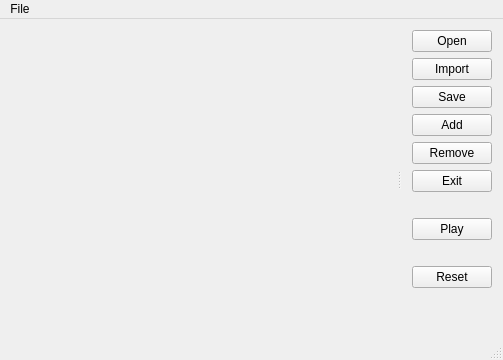
<?xml version="1.0" encoding="UTF-8"?>
<ui version="4.0">
 <class>MainWindow</class>
 <widget class="QMainWindow" name="MainWindow">
  <property name="geometry">
   <rect>
    <x>0</x>
    <y>0</y>
    <width>503</width>
    <height>360</height>
   </rect>
  </property>
  <property name="windowTitle">
   <string>QVtdEditor</string>
  </property>
  <property name="dockNestingEnabled">
   <bool>true</bool>
  </property>
  <widget class="QWidget" name="centralWidget">
   <layout class="QVBoxLayout" name="verticalLayout_2">
    <property name="margin">
     <number>0</number>
    </property>
    <item>
     <layout class="QGridLayout" name="gridLayout">
      <property name="spacing">
       <number>0</number>
      </property>
      <item row="0" column="1">
       <widget class="QSplitter" name="splitter">
        <property name="sizePolicy">
         <sizepolicy hsizetype="Expanding" vsizetype="Preferred">
          <horstretch>0</horstretch>
          <verstretch>0</verstretch>
         </sizepolicy>
        </property>
        <property name="lineWidth">
         <number>0</number>
        </property>
        <property name="orientation">
         <enum>Qt::Horizontal</enum>
        </property>
        <widget class="QScrollAreaEx" name="scrollArea" native="true">
         <property name="sizePolicy">
          <sizepolicy hsizetype="Expanding" vsizetype="Expanding">
           <horstretch>1</horstretch>
           <verstretch>1</verstretch>
          </sizepolicy>
         </property>
        </widget>
        <widget class="QWidget" name="layoutWidget">
         <layout class="QVBoxLayout" name="verticalLayout">
          <property name="spacing">
           <number>6</number>
          </property>
          <item>
           <widget class="QPushButton" name="pushButtonOpen">
            <property name="sizePolicy">
             <sizepolicy hsizetype="Expanding" vsizetype="Fixed">
              <horstretch>0</horstretch>
              <verstretch>0</verstretch>
             </sizepolicy>
            </property>
            <property name="text">
             <string>Open</string>
            </property>
           </widget>
          </item>
          <item>
           <widget class="QPushButton" name="pushButtonImport">
            <property name="sizePolicy">
             <sizepolicy hsizetype="Expanding" vsizetype="Fixed">
              <horstretch>0</horstretch>
              <verstretch>0</verstretch>
             </sizepolicy>
            </property>
            <property name="text">
             <string>Import</string>
            </property>
           </widget>
          </item>
          <item>
           <widget class="QPushButton" name="pushButtonSave">
            <property name="sizePolicy">
             <sizepolicy hsizetype="Expanding" vsizetype="Fixed">
              <horstretch>0</horstretch>
              <verstretch>0</verstretch>
             </sizepolicy>
            </property>
            <property name="text">
             <string>Save</string>
            </property>
           </widget>
          </item>
          <item>
           <widget class="QPushButton" name="pushButtonAdd">
            <property name="text">
             <string>Add</string>
            </property>
           </widget>
          </item>
          <item>
           <widget class="QPushButton" name="pushButtonRemove">
            <property name="text">
             <string>Remove</string>
            </property>
           </widget>
          </item>
          <item>
           <widget class="QPushButton" name="pushButtonExit">
            <property name="text">
             <string>Exit</string>
            </property>
           </widget>
          </item>
          <item>
           <spacer name="verticalSpacer">
            <property name="orientation">
             <enum>Qt::Vertical</enum>
            </property>
            <property name="sizeType">
             <enum>QSizePolicy::Fixed</enum>
            </property>
            <property name="sizeHint" stdset="0">
             <size>
              <width>20</width>
              <height>20</height>
             </size>
            </property>
           </spacer>
          </item>
          <item>
           <widget class="QPushButton" name="pushButtonPlay">
            <property name="text">
             <string>Play</string>
            </property>
           </widget>
          </item>
          <item>
           <spacer name="verticalSpacer_3">
            <property name="orientation">
             <enum>Qt::Vertical</enum>
            </property>
            <property name="sizeType">
             <enum>QSizePolicy::Fixed</enum>
            </property>
            <property name="sizeHint" stdset="0">
             <size>
              <width>20</width>
              <height>20</height>
             </size>
            </property>
           </spacer>
          </item>
          <item>
           <widget class="QPushButton" name="pushButtonReset">
            <property name="text">
             <string>Reset</string>
            </property>
           </widget>
          </item>
          <item>
           <spacer name="verticalSpacer_2">
            <property name="orientation">
             <enum>Qt::Vertical</enum>
            </property>
            <property name="sizeHint" stdset="0">
             <size>
              <width>20</width>
              <height>40</height>
             </size>
            </property>
           </spacer>
          </item>
         </layout>
        </widget>
       </widget>
      </item>
     </layout>
    </item>
   </layout>
  </widget>
  <widget class="QMenuBar" name="menuBar">
   <property name="geometry">
    <rect>
     <x>0</x>
     <y>0</y>
     <width>503</width>
     <height>19</height>
    </rect>
   </property>
   <widget class="QMenu" name="menuFile">
    <property name="title">
     <string>File</string>
    </property>
    <addaction name="actionOpen"/>
    <addaction name="actionImport"/>
    <addaction name="separator"/>
    <addaction name="actionExit"/>
   </widget>
   <addaction name="menuFile"/>
  </widget>
  <widget class="QStatusBar" name="statusBar"/>
  <action name="actionOpen">
   <property name="text">
    <string>Open</string>
   </property>
  </action>
  <action name="actionImport">
   <property name="text">
    <string>Import</string>
   </property>
  </action>
  <action name="actionExit">
   <property name="text">
    <string>Exit</string>
   </property>
  </action>
 </widget>
 <layoutdefault spacing="6" margin="11"/>
 <customwidgets>
  <customwidget>
   <class>QScrollAreaEx</class>
   <extends>QWidget</extends>
   <header>qscrollareaex.h</header>
  </customwidget>
 </customwidgets>
 <tabstops>
  <tabstop>pushButtonOpen</tabstop>
  <tabstop>pushButtonImport</tabstop>
  <tabstop>pushButtonSave</tabstop>
  <tabstop>pushButtonAdd</tabstop>
  <tabstop>pushButtonRemove</tabstop>
  <tabstop>pushButtonExit</tabstop>
 </tabstops>
 <resources/>
 <connections/>
</ui>
